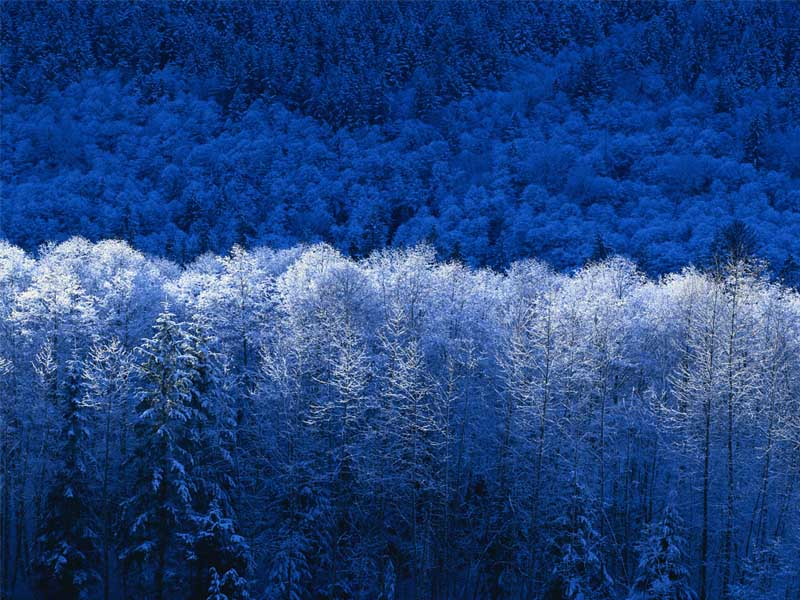
//> input picture 6.1. Image Slider/lab_5/Winter.bmp, 800 x 600 px
$ ./Source   (built with g++ and OpenCV 4)
//> lines starting //> are read from the running program, lines starting //| are printed output that depends on the picture
#define _CRT_SECURE_NO_WARNINGS
#include <opencv2/opencv.hpp>
#include <opencv2/core/affine.hpp>
#include "opencv2/imgcodecs.hpp"
#include "opencv2/highgui.hpp"
#include <iostream>
using namespace cv;
using std::cout;
const int alpha_slider_max = 100;
int alpha_slider;
double alpha;
double beta;
Mat src1;
Mat src2;
Mat dst;
static void on_trackbar(int, void*)
{
	alpha = (double)alpha_slider / alpha_slider_max;
	beta = (1.0 - alpha);
	//x>0 - сдвиг вправо, y>0 - сдвиг вниз => (x,y) - начальная точка
	if (alpha_slider == 0) {
		dst = src2.clone();
	}
	else if (alpha_slider == 100) {
		dst = src1.clone();
	}
	else {
		auto p1 = src2(Rect(0, 0, src2.cols * beta, src2.rows));
		auto p2 = src1(Rect(src1.cols * beta, 0, src1.cols * alpha, src1.rows));
		hconcat(p2, p1, dst);
	}
	imshow("Linear Blend", dst);
}
int main(void)
{
	src1 = imread("Winter.bmp");
//> src1 is the input picture: 600 rows x 800 cols, CV_8UC3; mean B, G, R 126.8, 67.4, 32.7
	src2 = imread("Sunset.bmp");
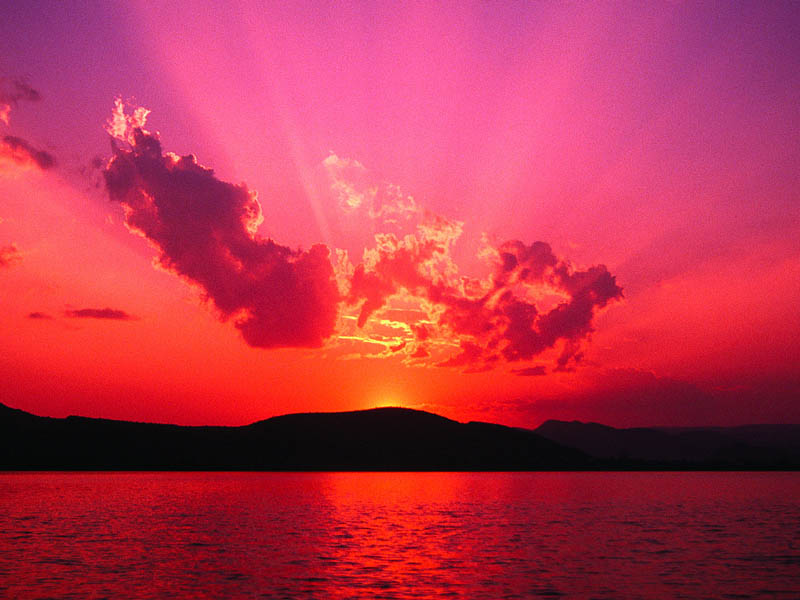
//> input picture 6.1. Image Slider/lab_5/Sunset.bmp, 800 x 600 px
//> src2 is the input picture: 600 rows x 800 cols, CV_8UC3; mean B, G, R 77.5, 51.3, 185
	if (src1.empty()) { cout << "Error loading src1 \n"; return -1; }
	if (src2.empty()) { cout << "Error loading src2 \n"; return -1; }
	alpha_slider = 60;
	namedWindow("Linear Blend", WINDOW_NORMAL); // Create Window
	char TrackbarName[50];
	sprintf(TrackbarName, "", alpha_slider_max);
	createTrackbar(TrackbarName, "Linear Blend", &alpha_slider, alpha_slider_max, on_trackbar);
	on_trackbar(alpha_slider, 0);
//> in on_trackbar, `auto p1 = src2(Rect(0, 0, src2.cols * beta, src2.rows));`:
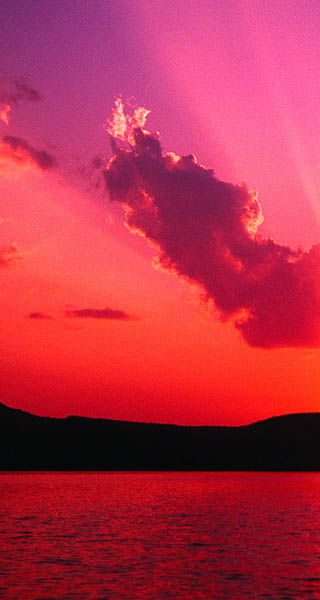
//> p1: 600 rows x 320 cols, CV_8UC3; mean B, G, R 72.7, 46.9, 183.5
//> in on_trackbar, `auto p2 = src1(Rect(src1.cols * beta, 0, src1.cols * alpha, src1.rows));`:
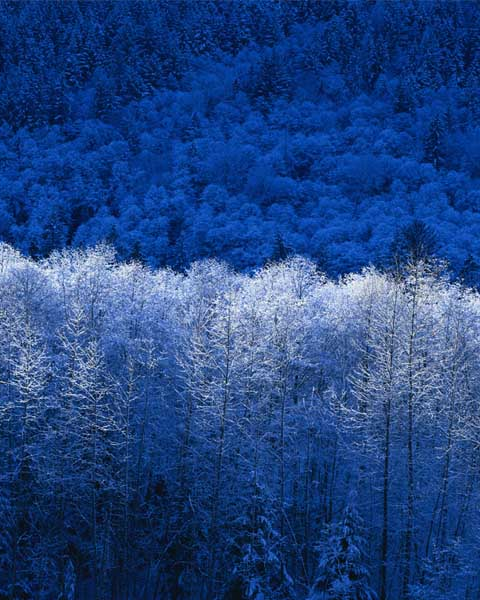
//> p2: 600 rows x 480 cols, CV_8UC3; mean B, G, R 129.3, 68.3, 33
//> in on_trackbar, `hconcat(p2, p1, dst);`:
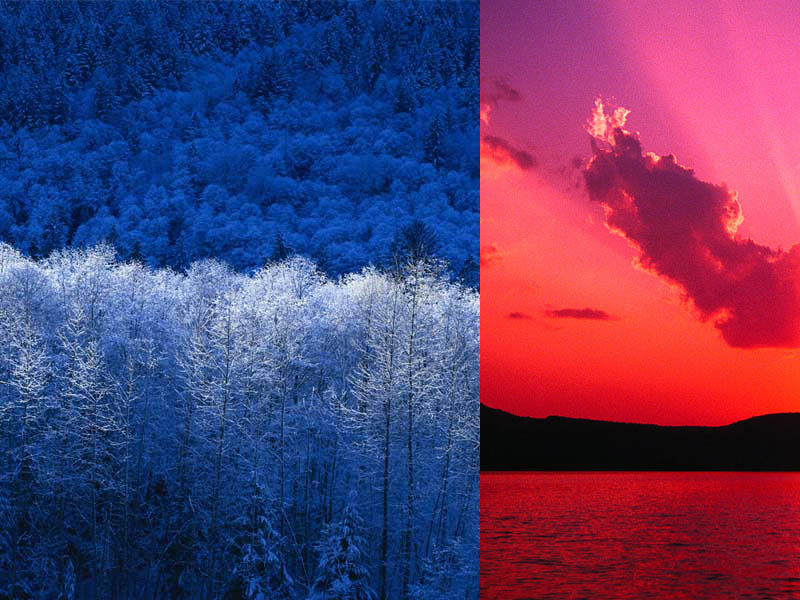
//> dst: 600 rows x 800 cols, CV_8UC3; mean B, G, R 106.6, 59.8, 93.2
	waitKey(0);
	return 0;
}
